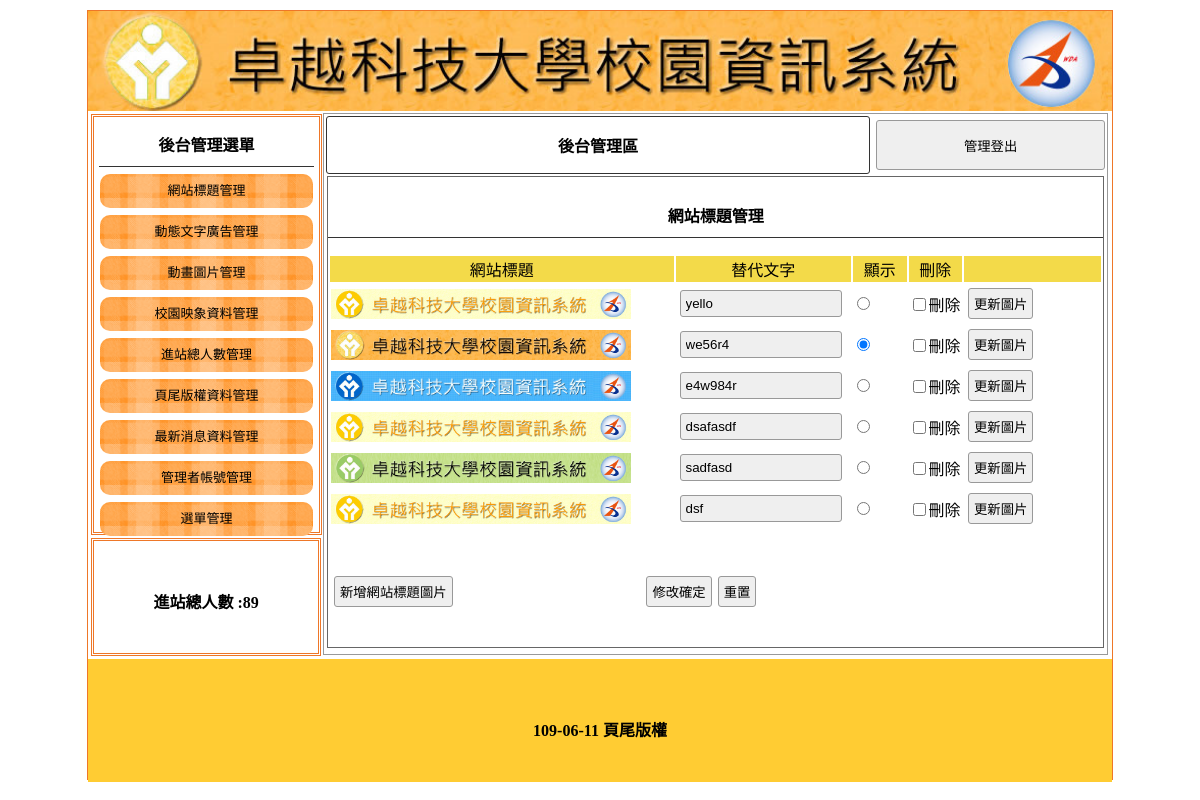
The app's page /admin.php with its own data.
### tables this page shows
CREATE TABLE `title` (
  `id` int(10) UNSIGNED NOT NULL,
  `img` text NOT NULL,
  `text` text NOT NULL,
  `sh` int(1) NOT NULL
);

CREATE TABLE `total` (
  `id` int(10) UNSIGNED NOT NULL,
  `total` int(10) UNSIGNED NOT NULL
);

CREATE TABLE `bottom` (
  `id` int(10) UNSIGNED NOT NULL,
  `bottom` varchar(128) NOT NULL
);

### base.php (called while the page is built, shortened)
<?php
class DB{
    private $dsn="mysql:host=localhost;charset=utf8;dbname=db05";
    private $root="root";
    private $password="";
    private $table;
    private $pdo;
    public function __construct($table){
        $this->table=$table;
        $this->pdo=new PDO($this->dsn,$this->root,$this->password);
    }
    public function all(...$arg){
        $sql="select * from $this->table ";
        return $this->pdo->query($sql)->fetchAll();
    }
public function find($arg){
    $sql="select * from $this->table ";
    if( is_array($arg)){
        foreach($arg as $key => $value){
            $tmp[]=sprintf("`%s`='%s'",$key,$value);
        }
        $sql=$sql. " where ".implode(" && ",$tmp);
    }else{
        $sql=$sql. " where `id`='$arg'";
    }
    return $this->pdo->query($sql)->fetch(PDO::FETCH_ASSOC);
}
}
?>

### backend/title.php (the view, shortened to what this page needs)
<div style="width:99%; height:87%; margin:auto; overflow:auto; border:#666 1px solid;">
    <p class="t cent botli">網站標題管理</p>
    <form method="post" action="api/edit.php">
        <table width="100%">
            <tbody>
                <tr class="yel">
                    <td width="45%">網站標題</td>
                    <td width="23%">替代文字</td>
                    <td width="7%">顯示</td>
                    <td width="7%">刪除</td>
                    <td></td>
                </tr>
                <?php
                    $table=$do;
                    $db=new DB($table);
                    $rows=$db->all();
                    foreach($rows as $row){
                        $isChk=($row['sh']==1)?'checked':'';
                ?>
                <tr>
                    <td width="45%"><img src='img/<?=$row['img'];?>' style="width:300px;height:30px"></td>
                    <td width="23%">
                        <input type="text" name="text[]" value="<?=$row['text'];?>"></td>
                    <td width="7%">
                        <input type="radio" name="sh" value="<?=$row['id'];?>" <?=$isChk;?>>
                    </td>
                    <td width="7%">
                        <input type="checkbox" name="del[]" value="<?=$row['id'];?>">刪除
                    </td>
                    <td><input type="button" onclick="op(&#39;#cover&#39;,&#39;#cvr&#39;,&#39;modal/upload_title.php?id=<?=$row['id'];?>&table=<?=$table;?>&#39;)" value="更新圖片"></td>
                </tr>
                <?php
                               }
                               ?>
            </tbody>
        </table>
        <table style="margin-top:40px; width:70%;">
            <tbody>
                <tr>
                    <td width="200px"><input type="button"
                            onclick="op(&#39;#cover&#39;,&#39;#cvr&#39;,&#39;modal/title.php?table=<?=$table;?>&#39;)" value="新增網站標題圖片">
                    </td>
                    <td class="cent"><input type="submit" value="修改確定"><input type="reset" value="重置">
                    </td>
                </tr>
            </tbody>
        </table>
    </form>
</div>

### admin.php (shortened to what this page needs)
<?php include_once "base.php";?>
<!DOCTYPE html
    PUBLIC "-//W3C//DTD XHTML 1.0 Transitional//EN" "http://www.w3.org/TR/xhtml1/DTD/xhtml1-transitional.dtd">
<html xmlns="http://www.w3.org/1999/xhtml">
<head>
    <link href="./css/css.css" rel="stylesheet" type="text/css">
</head>
<body>
    <div id="main">
        <?php
            $title=new DB('title');
            $ti=$title->find(['sh'=>1]);
        ?>
        <a title="<?=$ti['text'];?>" href="index.php">
            <div class="ti" style="background:url(&#39;img/<?=$ti['img'];?>&#39;); background-size:cover;"></div>
        </a>
        <div id="ms">
            <div id="lf" style="float:left;">
                <div id="menuput" class="dbor">
                    <span class="t botli">後台管理選單</span>
                    <a style="color:#000; font-size:13px; text-decoration:none;"
                        href="admin.php?do=title">
                        <div class="mainmu">
                            網站標題管理 </div>
                    </a>
                    <a style="color:#000; font-size:13px; text-decoration:none;" href="?do=ad">
                        <div class="mainmu">
                            動態文字廣告管理 </div>
                    </a>
                    <a style="color:#000; font-size:13px; text-decoration:none;" href="?do=mvim">
                        <div class="mainmu">
                            動畫圖片管理 </div>
                    </a>
                    <a style="color:#000; font-size:13px; text-decoration:none;" href="?do=image">
                        <div class="mainmu">
                            校園映象資料管理 </div>
                    </a>
                    <a style="color:#000; font-size:13px; text-decoration:none;" href="?do=total">
                        <div class="mainmu">
                            進站總人數管理 </div>
                    </a>
                    <a style="color:#000; font-size:13px; text-decoration:none;" href="?do=bottom">
                        <div class="mainmu">
                            頁尾版權資料管理 </div>
                    </a>
                    <a style="color:#000; font-size:13px; text-decoration:none;" href="?do=news">
                        <div class="mainmu">
                            最新消息資料管理 </div>
                    </a>
                    <a style="color:#000; font-size:13px; text-decoration:none;" href="?do=admin">
                        <div class="mainmu">
                            管理者帳號管理 </div>
                    </a>
                    <a style="color:#000; font-size:13px; text-decoration:none;" href="?do=menu">
                        <div class="mainmu">
                            選單管理 </div>
                    </a>
                </div>
                <div class="dbor" style="margin:3px; width:95%; height:20%; line-height:100px;">
                <span class="t">進站總人數 :<?php
                        $total=new DB("total");
                        $tt=$total->find(1);
                        echo $tt['total'];
                    ?></span>
                </div>
            </div>
            <div class="di"
                style="height:540px; border:#999 1px solid; width:76.5%; margin:2px 0px 0px 0px; float:left; position:relative; left:20px;">
                <table width="100%">
                    <tbody>
                        <tr>
                            <td style="width:70%;font-weight:800; border:#333 1px solid; border-radius:3px;"
                                class="cent"><a href="?do=admin" style="color:#000; text-decoration:none;">後台管理區</a>
                            </td>
                            <td><button onclick="document.cookie=&#39;user=&#39;;location.replace(&#39;?&#39;)"
                                    style="width:99%; margin-right:2px; height:50px;">管理登出</button></td>
                        </tr>
                    </tbody>
                </table>
                <?php
                        $do=(!empty($_GET['do']))?$_GET['do']:'title';
                        $file='backend/'.$do.".php";
				        if(file_exists($file)){
                            include $file;
                        }else{
                            include 'backend/title.php';
                        }
				?>
            </div>
        </div>
        <div
            style="width:1024px; left:0px; position:relative; background:#FC3; margin-top:4px; height:123px; display:block;">
            <span class="t" style="line-height:123px;">
            <?php
                $bottom=new DB('bottom');
                $bt=$bottom->find(1);
                echo $bt['bottom'];
            ?></span>
        </div>
    </div>
</body>
</html>

### css/css.css (style rules this page uses)
body { padding:0px; margin:0px; }
#main { width:1024px; height:768px; margin:10px auto 10px auto; border:#EE7728 1px solid; position:relative; }
.ti { width:100%; height:100px; position:relative; background-size:cover; background-repeat:no-repeat; }
.dbor { border:#EE7728 double 3px; margin:1px; padding:2px 10px 2px 10px; }
.t { font-weight:800; display:block; text-align:center; padding:10px 1px 10px 1px; }
.botli { border-bottom:#333 1px solid; }
.mainmu { position:relative; border-radius:10px; background:url(../icon/menu.fw.png) center no-repeat; background-size:cover; line-height:30px; padding:2px 10px 2px 10px; margin:7px 1px 7px 1px; height:30px; text-align: center; }
#lf { height:540px; width:21%; display:inline-block; }
#menuput { width:100%; height:75%; position:relative; padding:5px; display:block; margin: 3px; }
.di { display:inline-block; }
.cent { text-align:center; }
input,button { border:#999 1px solid; border-radius:3px; background:#EFEFEF; padding:5px; margin:3px; }
input[type=text],input[type=password] { width:150px; }
.yel td { background:#F3DA49; text-align:center; }

### records on screen
title: img (picture), text "we56r4"
total: total "89"
title: img (picture), text "yello"
title: img (picture), text "e4w984r"
title: img (picture), text "dsafasdf"
title: img (picture), text "sadfasd"
title: img (picture), text "dsf"
bottom: bottom "109-06-11 頁尾版權"
